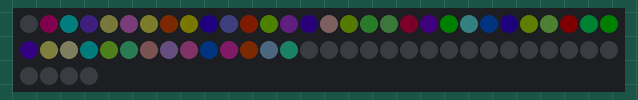
Simulated run of this program. Board: ESP32-S2. Shown: 64 RGB LEDs in strip order, left to right, continuing on the next row. Dim RGB values are drawn brighter than linear; random numbers use the default seed unless the program sets one; what the program prints to the serial monitor is not drawn.

Above: at 0.45 s.
At 2.26 s:
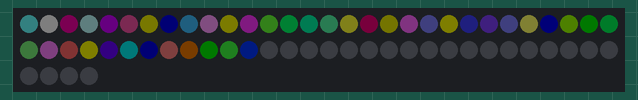
At 4.37 s:
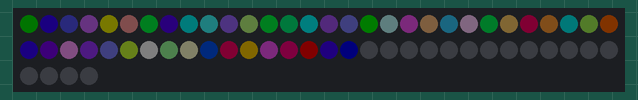
At 8.58 s:
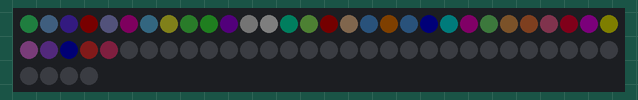
At 12.8 s:
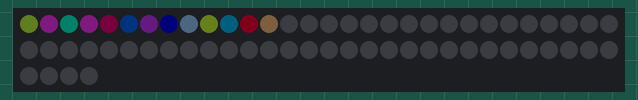
At 17.02 s:
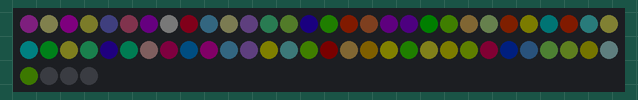

The program:

main.cpp
```cpp
#include <Arduino.h>
#include <Adafruit_NeoPixel.h>
#include <stdlib.h>

#define PIN            18
#define NUMPIXELS      64 //only 64 pixel onboard
Adafruit_NeoPixel pixels = Adafruit_NeoPixel(NUMPIXELS, PIN, NEO_GRB);
int delayval = 5;
int brightness = 5;
int i;
int x = 10;
int y = 10;
int z = 10;

void setup() {
  // put your setup code here, to run once:
  Serial.begin(115200);
  pixels.begin(); // This initializes the NeoPixel library.

}

void loop() {
  // put your main code here, to run repeatedly:
  for(i=0; i <= 64; i++)
  {
    Serial.println("R");
    pixels.setPixelColor(i, pixels.Color(x,y,z));
    pixels.setBrightness(brightness);
    pixels.show(); // This sends the updated pixel color to the hardware.
    delay(delayval);
    x = random(255);
    y = random(255);
    z = random(255);
    //brightness = random(255);
  }
  //delay(1000); // Delay for a period of time (in milliseconds).
  /**for(i=64; i >= 0; i--)
  {
    Serial.println("G");
    pixels.setPixelColor(i, pixels.Color(x,y,z));
    pixels.setBrightness(brightness);
    pixels.show(); // This sends the updated pixel color to the hardware.
    delay(delayval);
    x = random(255);
    y = random(255);
    z = random(255);
    //brightness = random(255);
  }
  //delay(1000); // Delay for a period of time (in milliseconds).
  for(i=0; i <= 64; i++)
  {
    Serial.println("B");
    pixels.setPixelColor(i, pixels.Color(x,y,z));
    pixels.setBrightness(brightness);
    pixels.show(); // This sends the updated pixel color to the hardware.
    delay(delayval);
    x = random(255);
    y = random(255);
    z = random(255);
    //brightness = random(255);
  }**/
  //delay(1000); // Delay for a period of time (in milliseconds).
  for(i=64; i >= 0; i--)
  {
    Serial.println("OFF");
    pixels.setPixelColor(i, pixels.Color(0,0,0)); //off
    pixels.show(); // This sends the updated pixel color to the hardware.
    delay(delayval);
  }
}
```
